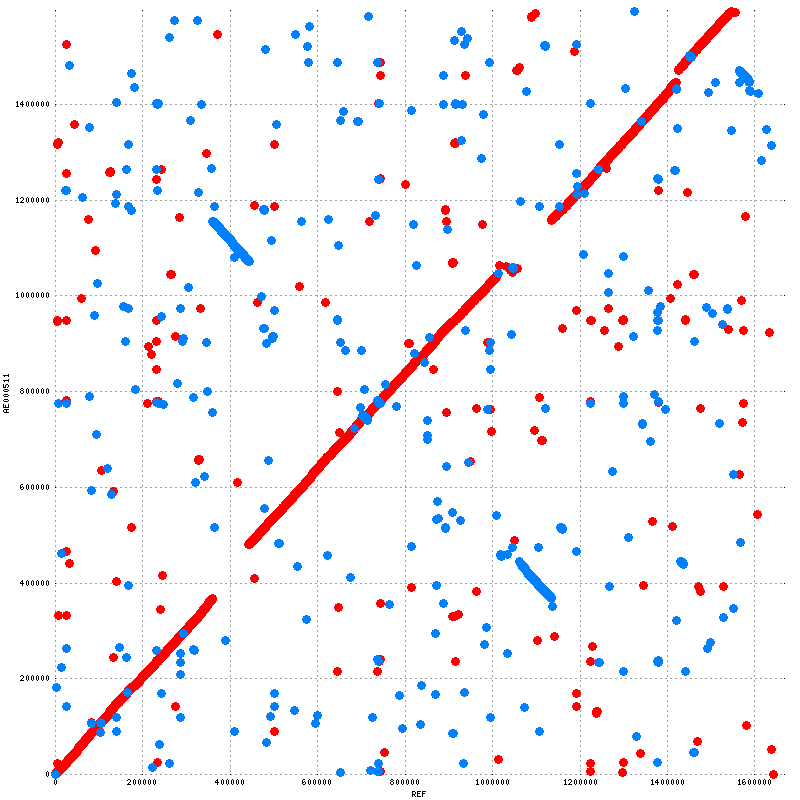

Write gnuplot code to recreate this figure.
set terminal png tiny size 800,800
set output "AE000511.1_vs_AE001439.1.mummer.png"
set size 1,1
set grid
unset key
set border 0
set tics scale 0
set xlabel "REF"
set ylabel "AE000511"
set format "%.0f"
set mouse format "%.0f"
set mouse mouseformat "[%.0f, %.0f]"
set mouse clipboardformat "[%.0f, %.0f]"
set xrange [0:1667867]
set yrange [0:1596366]
set style line 1  lt 1 lw 3 pt 6 ps 1
set style line 2  lt 3 lw 3 pt 6 ps 1
set style line 3  lt 2 lw 3 pt 6 ps 1
plot \
 "AE000511.1_vs_AE001439.1.mummer.fplot" title "FWD" w lp ls 1, \
 "AE000511.1_vs_AE001439.1.mummer.rplot" title "REV" w lp ls 2
